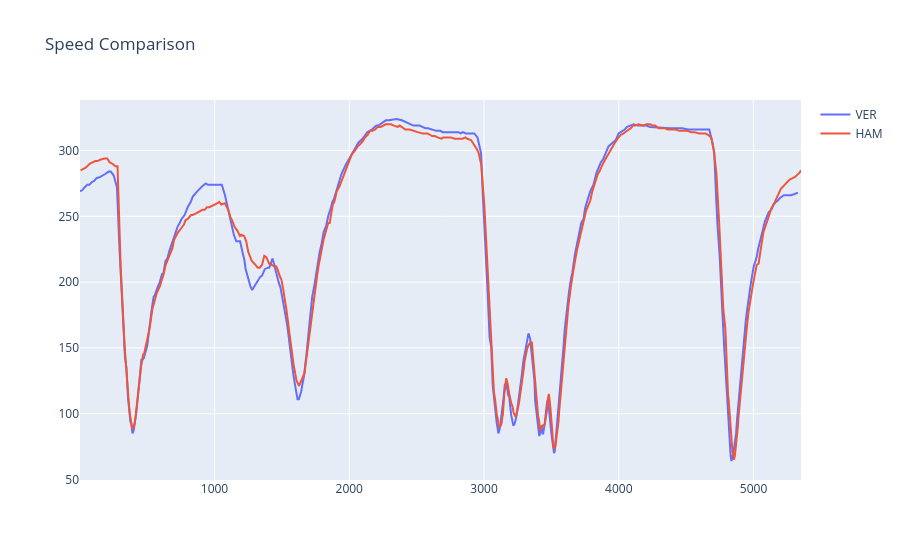

Write notebook code for a chart like this one.
### Code cell
drivers = ['VER', 'HAM']

fig = go.Figure()

for drv in drivers:
    lap = session.laps.pick_driver(drv).pick_fastest()
    car_data = lap.get_car_data().add_distance()

    fig.add_trace(go.Scatter(
        x=car_data['Distance'],
        y=car_data['Speed'],
        name=drv
    ))

fig.update_layout(title='Speed Comparison')
fig.show()

### Figure 1 — Plotly figure (JSON) as saved in the notebook; plotly's stock layout.template omitted (floating-point values rounded to 4 significant figures; data arrays with more than 128 entries replaced by an {"elided": "..."} marker saying what was removed)
{"data": [{"name": "VER", "type": "scatter", "x": {"elided": "352 float values"}, "y": {"elided": "352 float values"}}, {"name": "HAM", "type": "scatter", "x": {"elided": "348 float values"}, "y": {"elided": "348 float values"}}], "layout": {"title": {"text": "Speed Comparison"}}}
